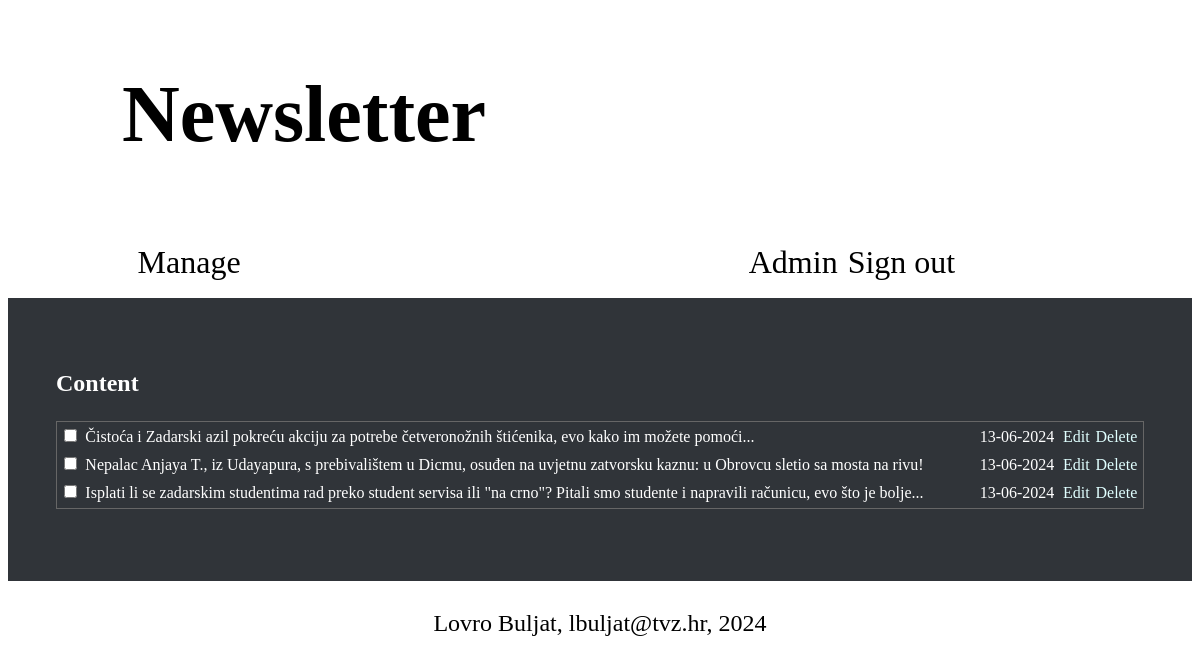
/admin/content.php (signed in), run on the app's committed database.
### tables this page shows
CREATE TABLE `articles` (
  `id` bigint(20) NOT NULL,
  `title` varchar(225) NOT NULL,
  `excerpt` tinytext NOT NULL,
  `content` text NOT NULL,
  `author` varchar(120) NOT NULL,
  `publish_date` date NOT NULL DEFAULT current_timestamp(),
  `pictures` varchar(225) NOT NULL
);

### admin/content.php (the view, shortened to what this page needs)
<?php
require_once "../include/database.php";
function dohvati($db_conn){
    if(!is_null($db_conn)){
        $statement = $db_conn->prepare("SELECT * FROM articles
                                    ORDER BY publish_date
                                    DESC LIMIT 3");
        $statement->execute();
        return $statement->fetchAll(PDO::FETCH_OBJ);
    }
    return [];
}
$articles = dohvati($db_conn);
?>
<!DOCTYPE html>
<html lang="en">
<head>
    <link href="../style.css" rel="stylesheet">
</head>
<body>
    <header class="admin-header">
    <a href="admin-dashboard.php"><h1>Newsletter</h1></a>
        <div class="adminHeader">
            <nav class="admin-menu">
                <ul>
                    <li>
                        <a href="">Manage</a>
                    </li>
                </ul>
            </nav>
<aside>
    <nav>
    <ul class="welcome">
            <li><?php echo $_SESSION['current_admin']->name; ?></li>
            <a href="logout.php"><li>Sign out</li></a>
        </ul>
    </nav>
</aside>
</div>
</header>
        <main class="admin-container">
        <form action="">
            <h2>Content</h2>
            <table width=100% class="admin-content">
            <?php foreach ($articles as $key =>$article) :?>
                <tr>
                <td>
                <input type="checkbox" id="checkbox-<?= $article->id ?>" class="article-checkbox" data-article-id="<?= $article->id ?>">
                </td>
                <td>
                    <?= $article->title ?>
                </td>
                <td>
                <?= date("d-m-Y",strtotime($article->publish_date)) ?>
                </td>
                <td>
                <a href="edit-content.php?id=<?= $article->id ?>" class="edit-link disabled-link" id="edit-<?= $article->id ?>">Edit</a>
                </td>
                <td>
                <a href="#" class="delete-link disabled-link" id="delete-<?= $article->id ?>" data-article-id="<?= $article->id ?>">Delete</a>
                </td>
            </tr>
            <?php endforeach ?>
            </table>
        </form><br>
        </main>
        <footer class="adminFooter">
            <p style="font-size: 1.5rem; color:black">
                Lovro Buljat, lbuljat@tvz.hr, 2024
            </p>
        </footer>
</body>
</html>

### style.css (style rules this page uses)
body { background-color: #fff; color: #fff; line-height: 1.5; }
main { background-color: #303439; padding: 3rem; }
.adminHeader { display: flex; justify-content: space-between; align-items: center; padding-left: 10%; padding-right: 20%; }
.adminHeader ul, .admin-header ul li { margin: 0; padding: 0; list-style-type: none; }
.admin-header a { text-decoration: none; color: black; }
.admin-header h1 { font-size: 5rem; display: block; width: 50%; text-align: center; }
.admin-header ul li a { display: block; padding: 0.7rem; }
.admin-menu ul { font-size: 2rem; }
aside { font-size: 2rem; }
.admin-content { border: 1px solid #666; }
.admin-content a { text-decoration: none; color:lightcyan; }
.adminFooter { align-items: center; text-align: center; }
.adminFooter p { font-size: 1.5rem; }
.welcome { display: flex; color: #000; gap: 10px; }
.welcome li { list-style: none; }

### admin/content.php (style rules this page uses)
.disabled-link { pointer-events: none; color: grey; }

### data on the page
articles: title "Čistoća i Zadarski azil pokreću akciju za potrebe četveronožnih štićenika, evo kako im možete pomoći...", publish_date "13-06-2024"
articles: title "Nepalac Anjaya T., iz Udayapura, s prebivalištem u Dicmu, osuđen na uvjetnu zatvorsku kaznu: u Obrovcu sletio sa mosta na rivu!", publish_date "13-06-2024"
articles: title "Isplati li se zadarskim studentima rad preko student servisa ili \"na crno\"? Pitali smo studente i napravili računicu, evo što je bolje...", publish_date "13-06-2024"

### other printed values
$_SESSION['current_admin']->name "Admin"
